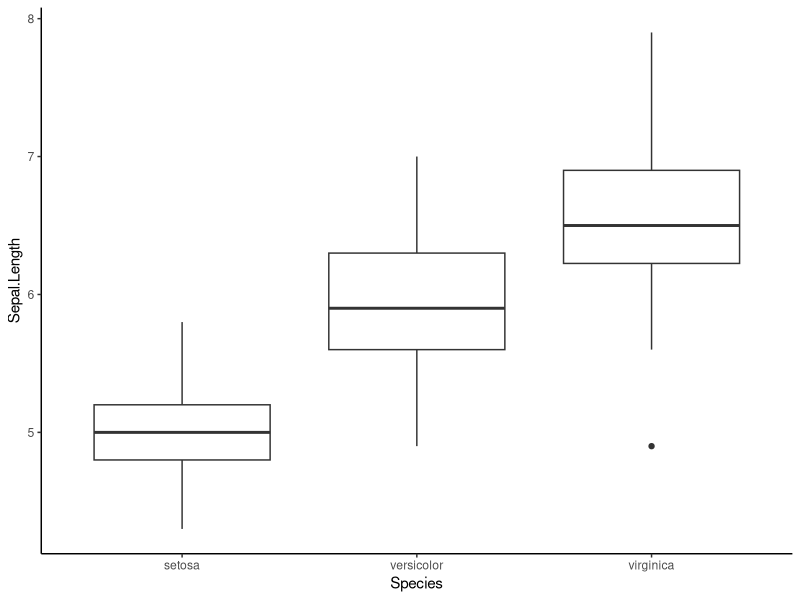

Write R code to recreate this figure.
## ---- chunk 1
knitr::opts_chunk$set(echo = F, message = F, warning = F)
## ---- chunk 2
data(iris)
## ---- chunk 3
library(tidyverse)
ggplot(iris, aes(x = Species, y = Sepal.Length)) + geom_boxplot() + theme_classic()
